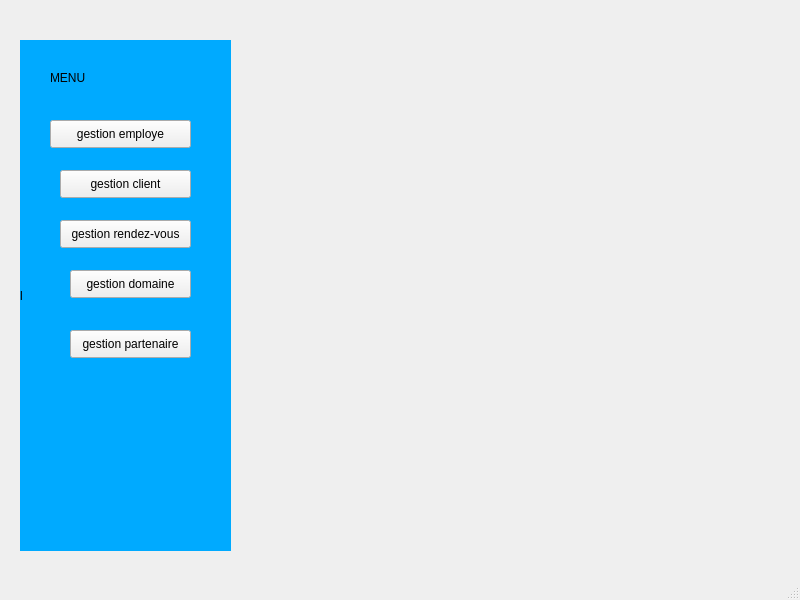
<?xml version="1.0" encoding="UTF-8"?>
<ui version="4.0">
 <class>MainWindowme</class>
 <widget class="QMainWindow" name="MainWindowme">
  <property name="geometry">
   <rect>
    <x>0</x>
    <y>0</y>
    <width>800</width>
    <height>600</height>
   </rect>
  </property>
  <property name="windowTitle">
   <string>MainWindow</string>
  </property>
  <widget class="QWidget" name="centralwidget">
   <widget class="QLabel" name="label">
    <property name="geometry">
     <rect>
      <x>20</x>
      <y>40</y>
      <width>211</width>
      <height>511</height>
     </rect>
    </property>
    <property name="styleSheet">
     <string notr="true">background-color: rgb(0, 170, 255);</string>
    </property>
    <property name="text">
     <string>l</string>
    </property>
   </widget>
   <widget class="QLabel" name="label_2">
    <property name="geometry">
     <rect>
      <x>50</x>
      <y>70</y>
      <width>56</width>
      <height>16</height>
     </rect>
    </property>
    <property name="text">
     <string>MENU</string>
    </property>
   </widget>
   <widget class="QPushButton" name="menuBoutonemploye">
    <property name="geometry">
     <rect>
      <x>50</x>
      <y>120</y>
      <width>141</width>
      <height>28</height>
     </rect>
    </property>
    <property name="text">
     <string>gestion employe</string>
    </property>
   </widget>
   <widget class="QPushButton" name="pushButton_2">
    <property name="geometry">
     <rect>
      <x>60</x>
      <y>170</y>
      <width>131</width>
      <height>28</height>
     </rect>
    </property>
    <property name="text">
     <string>gestion client</string>
    </property>
   </widget>
   <widget class="QPushButton" name="pushButton_3">
    <property name="geometry">
     <rect>
      <x>60</x>
      <y>220</y>
      <width>131</width>
      <height>28</height>
     </rect>
    </property>
    <property name="text">
     <string>gestion rendez-vous</string>
    </property>
   </widget>
   <widget class="QPushButton" name="pushButton_4">
    <property name="geometry">
     <rect>
      <x>70</x>
      <y>270</y>
      <width>121</width>
      <height>28</height>
     </rect>
    </property>
    <property name="text">
     <string>gestion domaine</string>
    </property>
   </widget>
   <widget class="QPushButton" name="pushButton_5">
    <property name="geometry">
     <rect>
      <x>70</x>
      <y>330</y>
      <width>121</width>
      <height>28</height>
     </rect>
    </property>
    <property name="text">
     <string>gestion partenaire</string>
    </property>
   </widget>
  </widget>
  <widget class="QMenuBar" name="menubar">
   <property name="geometry">
    <rect>
     <x>0</x>
     <y>0</y>
     <width>800</width>
     <height>26</height>
    </rect>
   </property>
  </widget>
  <widget class="QStatusBar" name="statusbar"/>
 </widget>
 <resources/>
 <connections/>
</ui>
